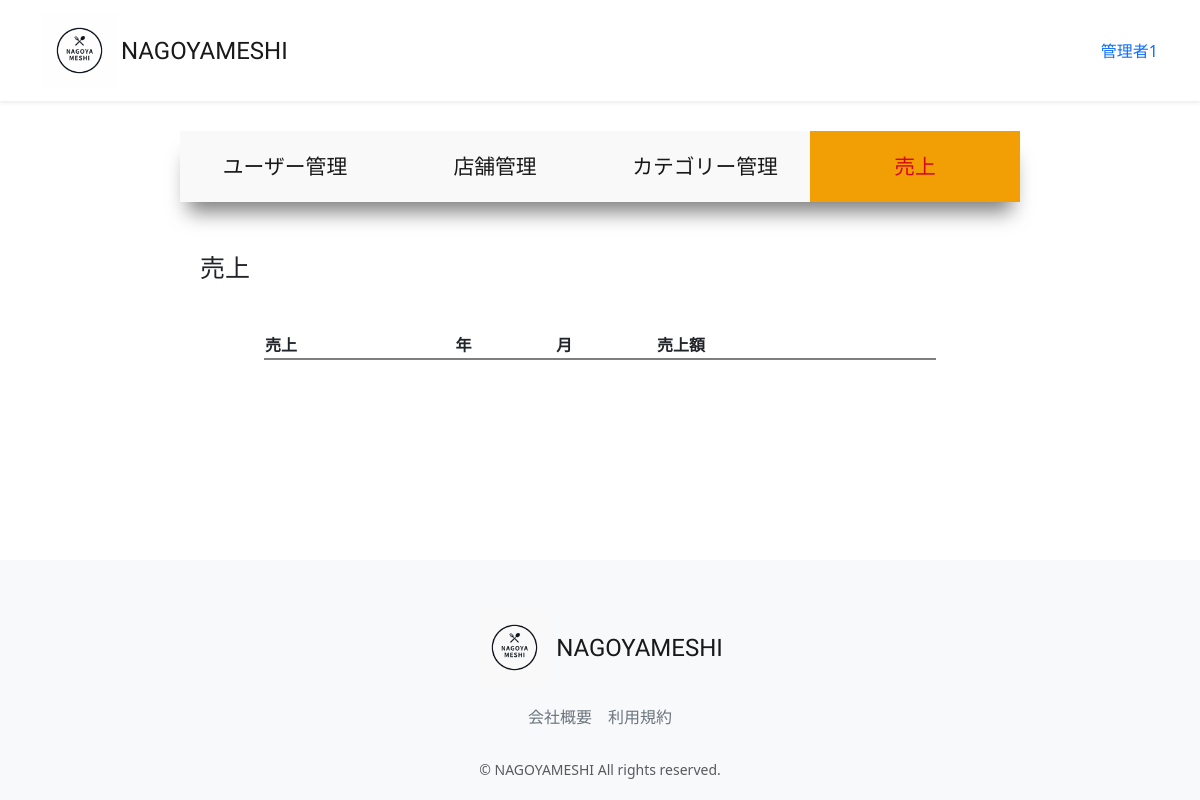
Before: /accounts/management/sales/ (signed in) with the older database file.
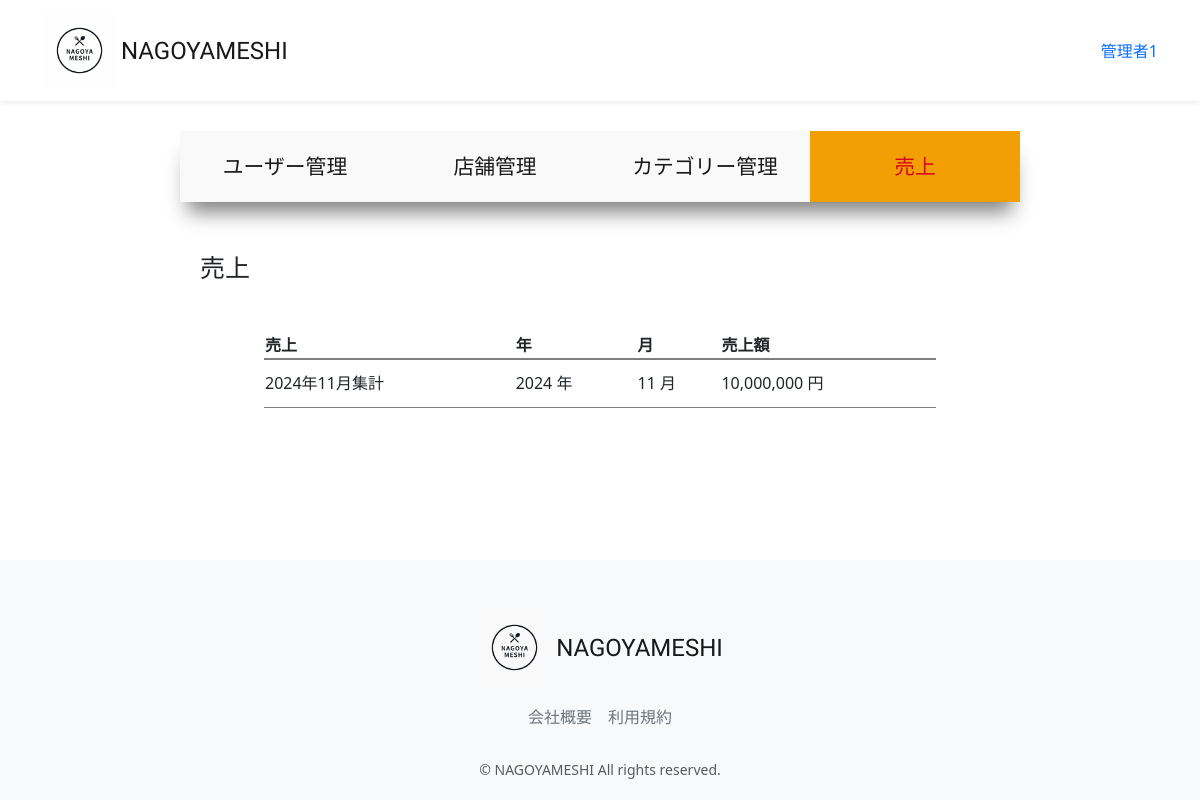
After: the same page with the newer database file.
### restaurant/models.py (models this page shows, shortened)
class Sales(models.Model):
    name = models.CharField(verbose_name='売上', max_length=64, null=True, blank=True)
    year = models.IntegerField('年', default=0)
    month = models.IntegerField('月', default=0)
    amount = models.IntegerField('売上金額', default=0)
    class Meta:
        verbose_name_plural = 'Sales'

### accounts/views.py (the view)
# urls.py: path("management/sales/",views.ManagementSalesListView.as_view(), name="sales"),
class ManagementSalesListView(onlyMnagementUserMixin, generic.ListView):
    template_name = 'management/sales.html'
    model = Sales
    def get_context_data(self, **kwargs):
        context = super().get_context_data(**kwargs)
        context["selected"] = "sales"
        return context

### accounts/mixins.py (called while the page is built)
    def test_func(self):
        user = self.request.user
        return user.is_staff

### accounts/templates/management/sales.html (shortened to what this page needs)
{% extends "management/manage_base.html" %}
{% load static %}
{% load humanize %}
{% block sub_content %}
<h1>売上</h1>
     <table class="manage_list">
         <thead>
             <tr>
                 <th>売上</th>
                 <th>年</th>
                 <th>月</th>
                 <th>売上額</th>
             </tr>
         </thead>
         {% for sales in object_list %}
         <tr>
             <td>{{ sales.name }}</td>
             <td>{{ sales.year }} 年</td>
             <td>{{ sales.month }} 月</td>
             <td>{{ sales.amount | intcomma }} 円</td>
         </tr>
         {% endfor %}
     </table>
 <br>
{% endblock %}

Changed rows visible on the page:
added Sales: name "2024年11月集計", year "2024", month "11", amount "10,000,000"
